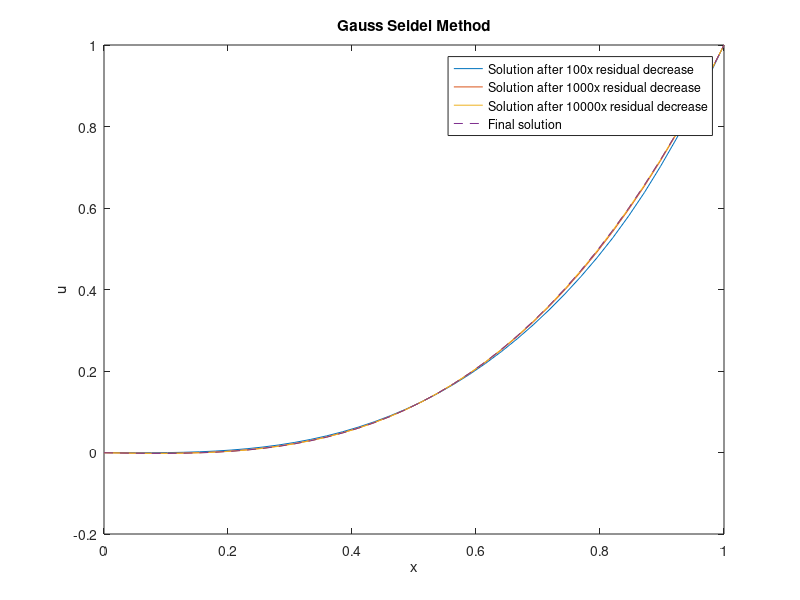
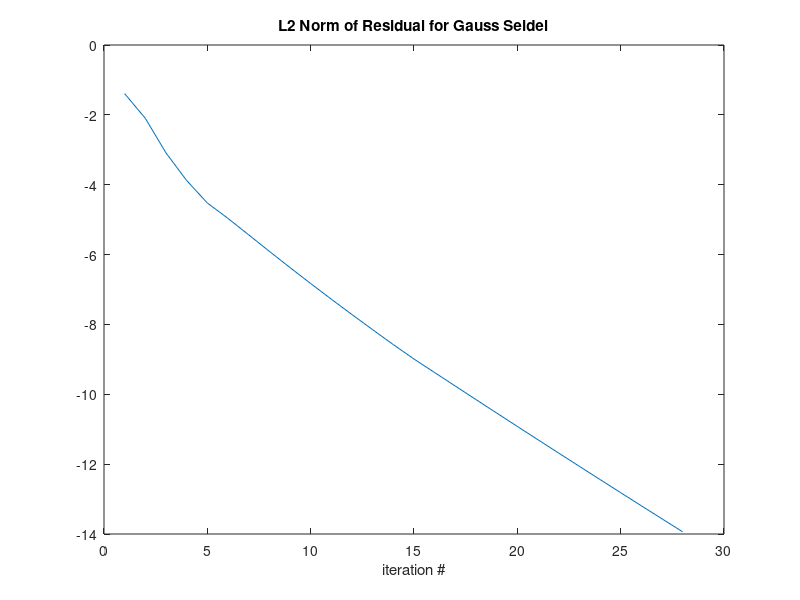
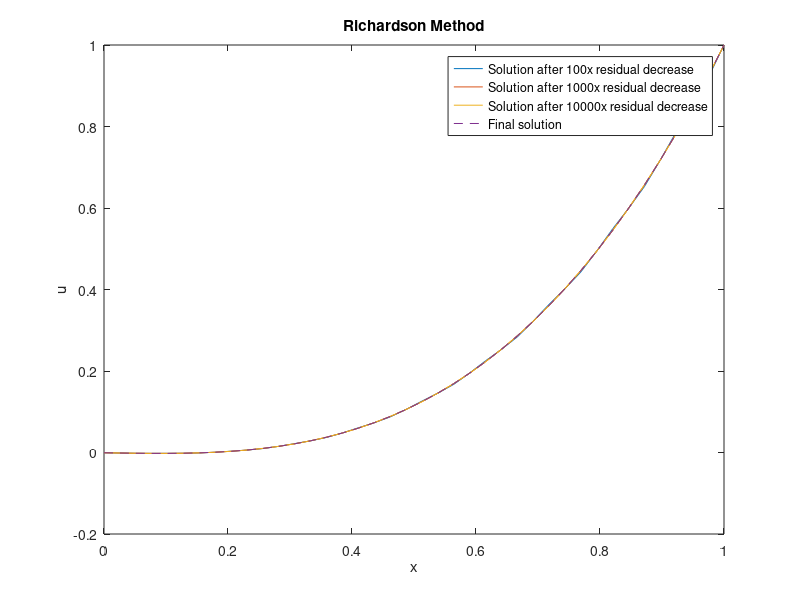
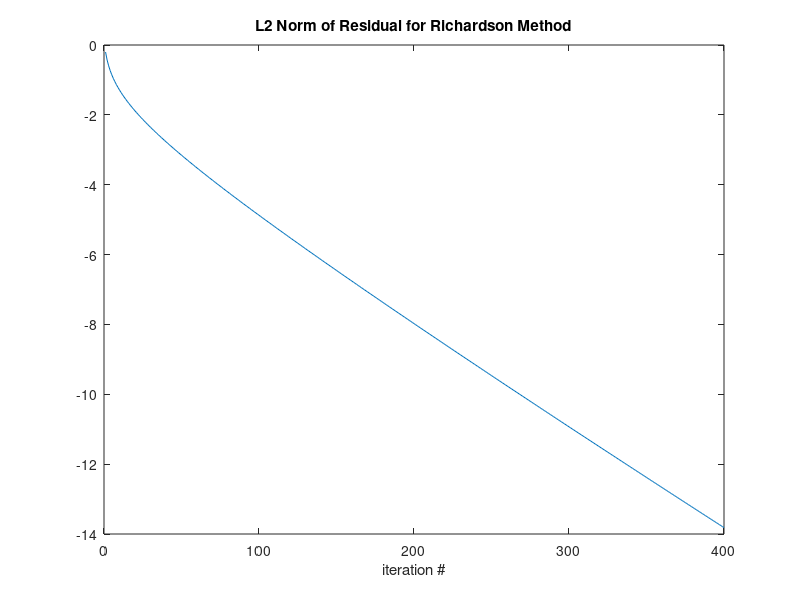

These charts were generated, in order, by the following MATLAB code:
% MECH 568 HW #4 Problem 10.2
% Author: Thomas Andreano
% 12/07/2019
%--------------------------------------------------------------------------
%
% Solves the following equation using 2nd order differences and a
% four grid multigrid method
%
%               d2u/dx2 - 6x = 0
%
% Domain: 0 <= x <= 1
% Boundary conditions: u(0) = 0, u(1) = 1
% Initial condition: u(x) = 0
% Grid size: M = 39
%
% Gauss-Seidel and the 3-step Richardson methiod are used.
%--------------------------------------------------------------------------

clear all;
close all;
clc;

nodes = 39;
dom = linspace(0, 1, nodes)';    %create grid vector
deltaX = (dom(end) - dom(1))/(nodes); %calculate grid spacing

bc = zeros(nodes,1);
bc(end) = 1;
g = 6*dom; %create g vector


%create A matrix for approximation: u' = A*u
A_col_vec = zeros(nodes,1);
A_col_vec(1) = -2;
A_col_vec(2) = 1;
A_row_vec = zeros(1,nodes);
A_row_vec(1) = -2;
A_row_vec(2) = 1;
A = (toeplitz(A_col_vec, A_row_vec));

%create A2 matrix
A2_col_vec = zeros((nodes-1)/2,1);
A2_col_vec(1) = -2;
A2_col_vec(2) = 1;
A2_row_vec = zeros(1,(nodes-1)/2);
A2_row_vec(1) = -2;
A2_row_vec(2) = 1;
A2 = (toeplitz(A2_col_vec, A2_row_vec));

I = eye(nodes);
f = deltaX^2*g - bc; %create f vector

tol = 1e-6;

%% Gauss Seidel
%--------------------------------------------------------------------------

H_GS = -(tril(A));
u_GS = zeros(nodes, 1);
convGS_th = max(eig(I + H_GS\A));
G1 = I + H_GS\A;

r = inf;
count = 0;
save_count = 1;

%create restriction matrix
R_12 = zeros((nodes-1)/2, nodes);
for j = 1:(nodes-1)/2
   R_12(j, j*2) = 1;
end  

%Create prolongation matrix
I_21 = zeros(nodes, (nodes-1)/2);
for j = 1:(nodes-1)/2
   I_21(j+j-1,j) =  1/2;
   I_21(j*2, j) = 1;
   I_21(j*2 + 1, j) = 1/2;
end

%basic iteration matrix
iter_mat = (I - I_21*(A2\R_12)*A)*G1;

while r > tol
   
    u_GS = iter_mat*u_GS - iter_mat*(A\f) + A\f;
    
    %this section of code calculates the residual and figures out if the
    %residual has decreased by an order of magnitude. If so, the current
    %solution is saved so it can be plotted for comparison later
    if count > 0
        r_old = r;
        r_new = max(abs(A*u_GS - f));

        if r_new < r_set/10^(save_count)
            u_save(:,:,save_count) = u_GS;
            save_count = save_count + 1;
        end

        r = r_new;
    else
        r_set = max(abs(A*u_GS - f));
        r = r_set;
    end
   
    L2_GS(count+1) = vecnorm(r,2);
    count = count + 1;

end

%fix final vectors to agree w/ boundary conditions
dom_final = linspace(0, 1, nodes+1);
u_GS(end + 1) = 1;
u_GS_1 = u_save(:,:,2);
u_GS_1(end + 1) = 1;
u_GS_2 = u_save(:,:,3);
u_GS_2(end + 1) = 1;
u_GS_3 = u_save(:,:,4);
u_GS_3(end + 1) = 1;

%calculate convergence rate
p = polyfit(linspace(count-10, count,10), log(L2_GS(end-9:end)), 1);
conv_GS = 1+p(1);

figure(1)
plot(dom_final,u_GS_1, dom_final, u_GS_2, dom_final, u_GS_3,...
    dom_final, u_GS, '--')
title('Gauss Seidel Method')
legend('Solution after 100x residual decrease',...
    'Solution after 1000x residual decrease',...
    'Solution after 10000x residual decrease', 'Final solution')
xlabel('x')
ylabel('u')

figure(2)
plot(linspace(1, count, count), log(L2_GS))
title('L2 Norm of Residual for Gauss Seidel')
xlabel('iteration #')

%% 3-step Richardson
%--------------------------------------------------------------------------
H_R = -diag(diag(A));
u_R = zeros(nodes, 1);
N = 3;
convR_th = max(eig(I + H_R\A));

for n = 1:3
    h(n) = 1/(.5*(-min(eig(A)) - max(eig(A)) + (min(eig(A)) - ...
        max(eig(A)))*cos((2*n - 1)*pi/(2*N))));
    
    convR_th(n) = max(eig(I + h(n)*(H_R\A)));
end

convR_th = max(convR_th);

r = inf;
count = 0;
save_count = 1;
while r > tol
       
    for i = 1:3
         G1 = I + h(i)*(H_R\A);
         iter_mat = (I - I_21*(A2\R_12)*A)*G1;
         u_R_temp = iter_mat*u_R - iter_mat*(A\f) + (A\f);
         u_R = u_R_temp;
    end
   
       if count > 0
        r_old = r;
        r_new = max(abs(A*u_R - f));

        if r_new < r_set/10^(save_count)
            u_save(:,:,save_count) = u_R;
            save_count = save_count + 1;
        end
       
         r = r_new;
    else
        r_set = max(abs(A*u_R - f));
        r = r_set;
    end
   
    L2_R(count+1) = vecnorm(r,2);
    count = count + 1;

end

u_R(end + 1) = 1;
u_R_1 = u_save(:,:,2);
u_R_1(end + 1) = 1;
u_R_2 = u_save(:,:,3);
u_R_2(end + 1) = 1;
u_R_3 = u_save(:,:,4);
u_R_3(end + 1) = 1;

%calculate convergence rate
p = polyfit(linspace(count-100, count), log(L2_R(end-99:end)), 1);
conv_R = 1+p(1);

figure(3)
plot(dom_final,u_R_1, dom_final, u_R_2, dom_final, u_R_3,...
    dom_final, u_R, '--')
title('Richardson Method')
legend('Solution after 100x residual decrease',...
    'Solution after 1000x residual decrease',...
    'Solution after 10000x residual decrease', 'Final solution')
xlabel('x')
ylabel('u')

figure(4)
plot(linspace(1, count, count), log(L2_R))
title('L2 Norm of Residual for Richardson Method')
xlabel('iteration #')

fprintf('\n\n                THEORETICAL CONVERGENCE            CALCULATED CONVERGENCE')
fprintf('\nGauss Seidel          %d                      %d', convGS_th, conv_GS)
fprintf('\nRichardson''s          %d                      %d\n', convR_th, conv_R)
